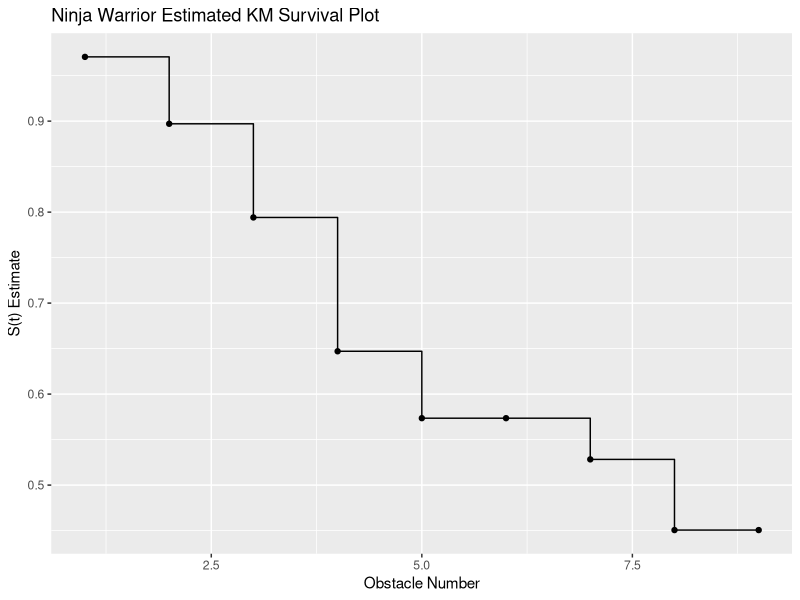

The R source for this figure: (Note: this script raises an error after producing the figure.)
## ---- chunk 1
# Load packages
library(tidyverse)
library(survival)
library(survminer)

# Load Data
ninja <- read_csv("anw_2021_stage1.csv")
## ---- chunk 2
ninja <- ninja |> 
  filter(name != "Joe Moravsky (Safety Pass)")
## ---- chunk 3
fake_complete <- tibble(
  obstacle_number = c(1:5),
  fails = c(4,3,7,2,3),
  censored = c(0,4,0,0,2),
  at_risk = c(25,21,14,14-7,7-2),
  p_surv_cond = c(0.84,0.857,7/14,5/7,2/5),
  p_surv_km = c(0.84,0.72,0.5*0.72,0.714*0.36,0.4*0.257)
)
fake_complete
## ---- chunk 4
# Makes a column called censor that is 1 if the competitor failed and 0 if they completed the course or ran out of time
ninja <- ninja |> 
  mutate(censor = if_else(cause %in%  c("Complete", "Time"), 0, 1))
## ---- chunk 5
ninja_summary <- ninja |> 
  group_by(obstacle = obstacle_number) |>
  summarize(fails = sum(cause == "Fall"),
            censor = sum(cause %in% c("Complete", "Time")))
## ---- chunk 6
ninja_summary <- ninja_summary |> 
  mutate(attempts = 68 - lag(cumsum(fails), default = 0) - lag(cumsum(censor), default = 0))
## ---- chunk 7
ninja_summary <- ninja_summary |> 
  mutate(fail_prob = fails / attempts)
## ---- chunk 8
ninja_summary <- ninja_summary |> 
  mutate(km = cumprod(1 - fail_prob))
## ---- chunk 9
ggplot(ninja_summary, aes(x = obstacle, y = km)) +
  geom_step() +
  geom_point() +
  labs(title = "Ninja Warrior Estimated KM Survival Plot",
       x = "Obstacle Number",
       y = "S(t) Estimate")
## ---- chunk 10
ninja_km <- survfit(Surv(obstacle_number, censor) ~ 1, data = ninja)
summary(ninja_km)
## ---- chunk 11

quantile(ninja_km)
## ---- chunk 12
ggsurvplot(ninja_km,
           conf.int = TRUE)
## ---- chunk 13
ninja_km_gender <- survfit(Surv(obstacle_number, 
                                censor)~ sex, data = ninja)
## ---- chunk 14
ggsurvplot(ninja_km_gender,
           conf.int = TRUE)
## ---- chunk 15
ninja_km_diff <- survdiff(Surv(obstacle_number,
                               censor) ~ sex, data = ninja)
ninja_km_diff
## ---- chunk 16
surv_pvalue(ninja_km_gender) #log rank
surv_pvalue(ninja_km_gender, method = "n") #Gehan Breslow (generalized Wilcoxon)
surv_pvalue(ninja_km_gender, method = "TW") #Tarone-Ware
surv_pvalue(ninja_km_gender, method = "PP") #Peto-Prentice
surv_pvalue(ninja_km_gender, method = "FH") #Fleming-Harrington
## ---- chunk 17
    # Load Data
    ninja23 <- read_csv("anw_2023_stage1.csv")
    ninja23 <- ninja23 |>
      filter(name != "RJ Roman 2nd run")
## ---- chunk 18
ninja23 <- ninja23 |> 
  mutate(censor = if_else(cause %in%  c("Complete", "Time"), 0, 1))

## ---- chunk 19
    ninja23_km <- survfit(Surv(obstacle_number, censor) ~ 1, data = ninja23)
    summary(ninja23_km)
## ---- chunk 20
    quantile(ninja23_km)
## ---- chunk 21
    ninja23_km_gender <- survfit(Surv(obstacle_number, 
                                    censor)~ sex, data = ninja23)

    ninja23_km_diff <- survdiff(Surv(obstacle_number,
                                   censor) ~ sex, data = ninja23)
## ---- chunk 22
    ninja23_km_diff
## ---- chunk 23
ggsurvplot(ninja23_km_gender,
           conf.int = TRUE)
## ---- chunk 24
summary(ninja23_km_gender)
